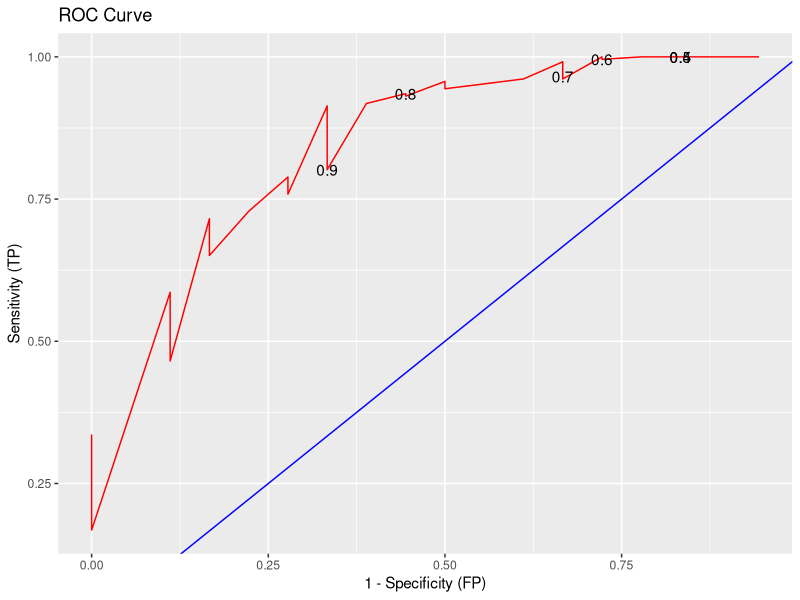
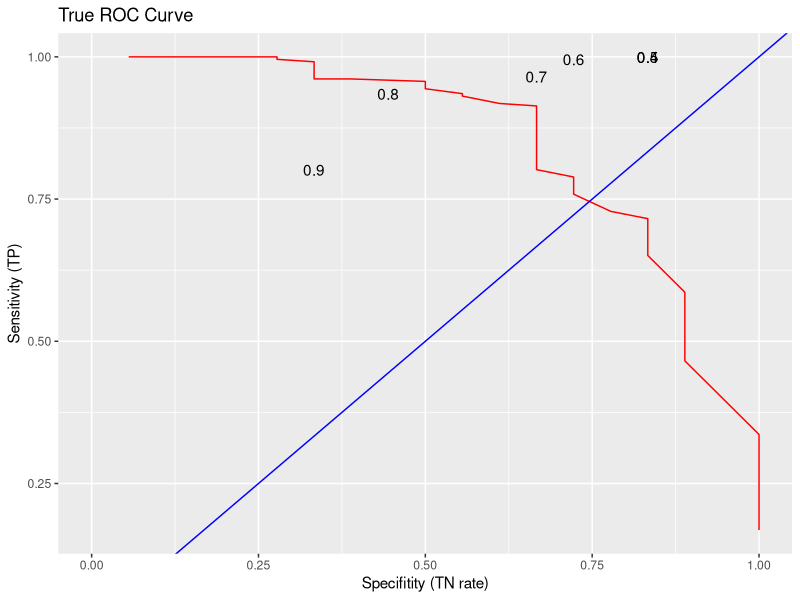

Recreate these plots in R, in order.
## Dr. Clif Baldwin
## October 23, 2017; revised April 16, 2018
## Based on code from https://dernk.wordpress.com/2013/06/03/gradient-descent-for-logistic-regression-in-r/
## For Machine Learning

##Edited by: Nicholas Paisley

library(ggplot2)

#Activation
sigmoid = function(z){ #The sigmoid produces an output between 0 and 1 (the probability estimate)
  1 / (1 + exp(-z)) #z = input to the function, while exp or 'e' is base of natural log
}
#######NOT NEEDED IN THIS CODE#######
#cost function
cost = function(X, y, beta){ #Computing the test set error (Cross Entropy)?
  m = nrow(X) #storing the "X" rows into m signifying our sample number in the dataset
  hx = sigmoid(X %*% beta) #output to the sigmoid function
  (1/m) * (((-t(y) %*% log(hx)) - t(1-y) %*% log(1 - hx))) #Adjusting the estimates in the logistic regression equation such that the total log loss function over the whole dataset is minimized.
  #m = number of samples in dataset
  #hx = is the predicted probability outcome by applying the logistic regression equation (sigmoid)
  #y = is the outcome (dependent variable) which is either "0" or "1".
}

gradient = function(X, y, beta){
  m = nrow(X) #storing the number of rows in the "x" variable
  X = as.matrix(X) #converting the "x" variable to a matrix 
  hx = sigmoid(X %*% beta) #output of the sigmoid function
  (1/m) * (t(X) %*% (hx - y)) #The gradient function
}

logisticRegression <- function(X, y, maxiteration) { #defining the variables needed to use in the function to execute logisticRegression
  alpha = 0.001 #learning rate of the logistic regression
  X = cbind(rep(1,nrow(X)),X) #Creating and combining a set column and row (with X amounts) of 1's.
  beta <- matrix(rep(0, ncol(X)), nrow = ncol(X)) #Creating a NxN matrix of 0's for the initial beta.
  
  #Finding new betas and then putting them back into the equation to get the equation to learn. 
  for (i in 1:maxiteration){ #how many iterations we are doing (depends on maxiteration amount)
    beta = beta - alpha * gradient(X, y, beta) #Updating the beta every time after an iteration to help it learn
  }
  return(beta) #returns the beta back into the equation
}

logisticPrediction <- function(betas, newData){  
  X <- na.omit(newData) #Gets rid of any "NA" variables/rows
  X = cbind(rep(1,nrow(X)),X) #Creating and combining a set column and row (with X amounts) of 1's. This is for the intercept term (B0)
  X <- as.matrix(X) #Changing X into a matrix
  return(sigmoid(X %*% betas))
}

testLogistic <- function(train, test, threshold) {
  #glm is used to fit generalized linear models, specified by giving a symbolic description of the linear predictor and a description of the error distribution.
	glm1 = glm(Y~.,data=train,family=binomial) #[Y~: Include all main terms, family=binomial: Logistic (binary answer), data=train: The type of data we are using]
	#predict() = Predicts values based on linear model objects
	#predict(object, newdata, type)
	#object: glm1 
	#newdata=test: An optional data frame in which to look for variables with which to predict
	#type="response": tells R to output probabilities of the form P(Y = 1|X) (Conditional Probability?) , as opposed to other information such as the logit
	TestPrediction = predict(glm1, newdata=test, type="response") #Returns an array of predictions
	vals <- table(test$Y, TestPrediction > threshold) #Getting all the values from the test table (Y) and all the values in the TestPrediction that are above a 0.5. (Need the Y=1 for the conditional probabilty)
	# 3   0    TN  FN    <- creating the confusion matrix
	# 15 232   FP  TP
	accuracy = (vals[1]+vals[4])/sum(vals) #True Negative (TN) + True Positive (TP) / True Positive (TP) + False Positive (FP) + False Negative (FN) + True Negative (TN) : correctly predicted observation to the total observations.
	print(paste("The R accuracy of the computed data",accuracy, sep = " ")) #
	sensitivity = vals[4]/(vals[2]+vals[4]) # TP / (FN + TP) : correctly predicted positive observations to the total predicted positive observations  
	specificity = vals[1]/(vals[1]+vals[3]) # TN / (TN + FP) : correctly predicted negative observations to the total predicted negative observations
	print(paste("The R sensitivity of the computed data",sensitivity, sep = " ")) #
	print(paste("The R specificity of the computed data",specificity, sep = " ")) #
}

ROC <- function(train, test) { 
  glm1 = glm(Y~.,data=train,family=binomial)#[Y~: Include all main terms, family=binomial: Logistic (binary answer), data=train: The type of data we are using
  TestPrediction = predict(glm1, newdata=test, type="response") #refer to TestPrediction summary in "testLogistic"
  sensitivity = vector(mode = "numeric", length = 101) #Creating a numeric vector that has the length of 101. Labeled sensitivity. 
  falsepositives = vector(mode = "numeric", length = 101) #Creating a numeric vector that has the length of 101. Labeled falsepositives.
  specificity = vector(mode = "numeric", length = 101) 
  
  thresholds = seq(from = 0, to = 1, by = 0.01) #Creating a sequence that goes from 0 -> 1 in 0.01 increments (101 times)
  for(i in seq_along(thresholds)) {
    #seq_along : seq_along() generates a sequence the same length of the argument passed, and in the context of a for loop is used to more easily generate the index to iterate over. (https://community.rstudio.com/t/seq-along-function/39304)
    vals <- table(test$Y, TestPrediction > thresholds[i]) #Getting all the values from the test table (Y) and all the values in the TestPrediction that are above a 0.5. (Need the Y=1 for the coditional probabilty)
    #Creates confusion matrix
    # 3   0    TN  FN    <-  creating the confusion matrix
    # 15 232   FP  TP
    sensitivity[i] = vals[4]/(vals[2]+vals[4]) # TP / (FN + TP) : correctly predicted positive observations to the total predicted positive observations  
    falsepositives[i] = vals[3]/(vals[1]+vals[3]) # false positives, or 1 - specificity (FP / (TN + FP))
    specificity[i] = vals[1]/(vals[1]+vals[3]) #TN / (TN + FP) : correctly predicted negative observations to the total predicted negative observations
  }

  #creating ROC curve
  roc <- ggplot() + 
    geom_line(aes(falsepositives, sensitivity), colour="red") + #plotting falsepositives and sensitivity 
    geom_abline(slope = 1, intercept = 0, colour="blue") + #creates a slope line at (0,0) going up by 1.
    labs(title="ROC Curve", x= "1 - Specificity (FP)", y="Sensitivity (TP)") + #labels on the graphs
    geom_text(aes(falsepositives, sensitivity), label=ifelse(((thresholds * 100) %% 10 == 0),thresholds,''),nudge_x=0,nudge_y=0) #putting the numbers on the ROC curve. Signifies the area under the curve.
  #ifelse(logical_expression, a , b)
  #logical_expression: Indicates an input vector, which in turn will return the vector of the same size as output.
  #a: Executes when the logical_expression is TRUE.
  #b: Executes when the logical_expression is FALSE.
  
  #My added ROC curve with correct variables (However, my ROc curve negative and not positive)
  roc2 <- ggplot() + 
    geom_line(aes(specificity, sensitivity), colour="red") + #plotting specificity and sensitivity 
    geom_abline(slope = 1, intercept = 0, colour="blue") +
    labs(title="True ROC Curve", x= "Specifitity (TN rate)", y="Sensitivity (TP)") +
    geom_text(aes(falsepositives, sensitivity), label=ifelse(((thresholds * 100) %% 10 == 0),thresholds,''),nudge_x=0,nudge_y=0) 
  
  show(roc)
  show(roc2)
}

### Data Preparation ###
# The provided training data
data1 <- read.csv("LogisticData_1.csv", header = TRUE) #reading in the data from CSV

library(caTools) # To split the data - you can use any technique to split the data if you prefer
set.seed(88) #Used before any function with generates random numbers. Holds the train and test data in place (does not change them).
#The seed number you choose is the starting point used in the generation of a sequence of random numbers, which is why (provided you use the same pseudo-random number generator) you'll obtain the same results given the same seed number.
split = sample.split(data1$Y, SplitRatio = 0.75) #Split data from vector Y into two sets in predefined ratio while preserving relative ratios of different labels in Y. 
#Used to split the data used during classification into train and test subsets.
train = subset(data1, split == TRUE) #Getting the training data. Getting 75% of the data from the random split of the data. (TRUE)
test = subset(data1, split == FALSE) #Getting the test data. Getting 25% of the data from the random split (FALSE)
rm(split) #removing split after getting our test and training data 

          #R X c
X <- train[,-ncol(train)] #Using our training data and removing the last column from it (Y) to leave our X variables columns and rows with in it.
y <- train[,ncol(train)] #Using our training data and only grabbing our last column (Y). 

### End Data Preparation ###

maxiteration = 150000 #Number of iterations that is given for the logistic regression
betas <- logisticRegression(X, y, maxiteration) #Creating our betas using the logisticRegression definition using our defined x, y and matrix iterations

X <- test[,-ncol(test)]  #Using our test data and removing the last column from it (Y) to leave our X variables columns and rows with in it.
predictedTest <- logisticPrediction(betas, X) #Running logisticPredection with the outputted betas and X (test) to predict where the test data goes.

threshold = 0.5 #Creates a reference point to classify the data (If high/low it classifies it differently)
vals <- table(test$Y, predictedTest > threshold) #Creates a confusion matrix. 
accuracy = (vals[1]+vals[4])/sum(vals) #True Negative (TN) + True Positive (TP) / True Positive (TP) + False Positive (FP) + False Negative (FN) + True Negative (TN) : correctly predicted observation to the total observations.
print(paste("The accuracy of the computed data",accuracy, sep = " "))
sensitivity = vals[4]/(vals[2]+vals[4]) # TP / (FN + TP) : correctly predicted positive observations to the total predicted positive observations
specificity = vals[1]/(vals[1]+vals[3]) # TN / (TN + FP) : correctly predicted negative observations to the total predicted negative observations
print(paste("The sensitivity of the computed data",sensitivity, sep = " ")) #print sensitivity result
print(paste("The specificity of the computed data",specificity, sep = " ")) #print specificity result

testLogistic(train, test, threshold) #Using testLogistic function (comparing glm vs code by scratch)

ROC(train, test) #Using ROC function

#-------------------------------------------------------------------------------------------------------------------
